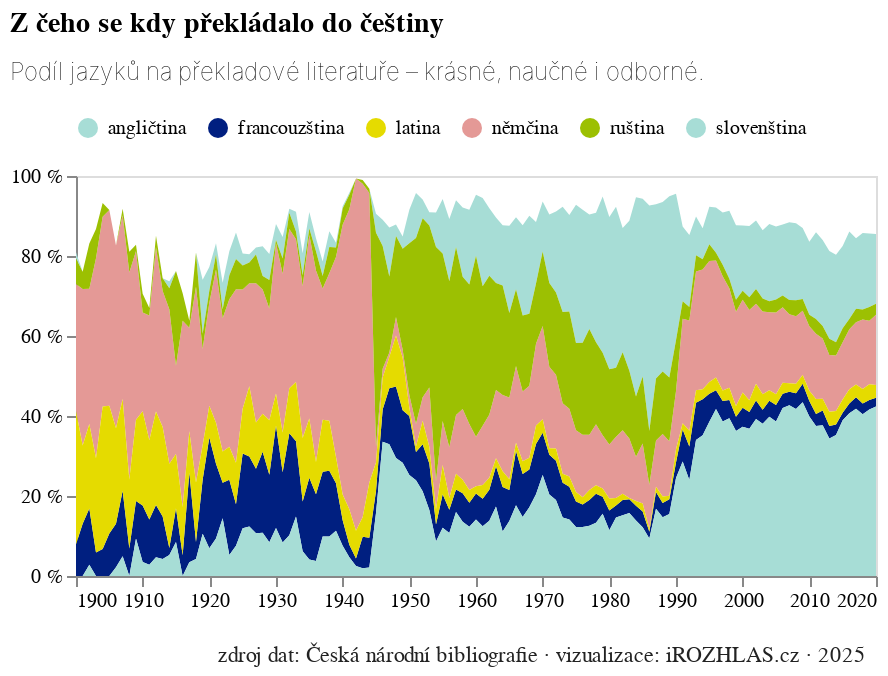

The cell this chart's notebook holds for it:
### Code cell
podily = alt.Chart(preklady_po_jazycich.to_pandas(), title={'text': titulek, 'subtitle': podtitulek}).mark_area().encode(
    alt.X("rok:T", title=None),
    alt.Y('podíl:Q', axis=alt.Axis(labelExpr="datum.label * 100 + ' %'", orient='left'), title=None),
    alt.Color("jazyk:N", 
              scale=alt.Scale(range=['#a7ddd6','#001f80','#e5db00','#e49996','#9cc002']), 
              title=None, legend=alt.Legend(direction='horizontal',orient='none',  legendY=-30)),
    alt.Order('jazyk:N', sort='ascending')
).properties(width=400, height=200)

credits = alt.Chart({"values": [{"text": kredit}]}) \
.mark_text(
    dx=33,  # Adjust horizontal position (negative moves left)
    dy=140,  # Adjust vertical position (negative moves up)
    fontSize=11,
    font='Asap',
    color='#222'
).encode(
    text='text:N',
#    x=alt.value(400),  # Position from right edge
)

final_chart = (podily + credits)

final_chart.configure_axis(
    grid=False
)

### Figure 1 — Vega-Lite specification as saved in the notebook (floating-point values rounded to 4 significant figures; data arrays with more than 128 entries replaced by an {"elided": "..."} marker saying what was removed)
{"config": {"title": {"font": "Noticia Text", "fontSize": 14, "anchor": "start", "fontWeight": "bolder", "subtitleFont": "Noticia Text", "subtitleFontSize": 12, "subtitleFontWeight": "lighter", "subtitlePadding": 12, "dy": -12}, "axis": {"labelFont": "Asap", "titleFont": "Asap", "fontWeight": "lighter", "titleFontWeight": "lighter", "labelFontSize": 10, "titleFontSize": 10, "labelPadding": 2, "titlePadding": 10, "grid": false}, "legend": {"labelFont": "Asap", "labelFontWeight": "normal", "titleFont": "Asap", "titleFontWeight": "normal", "labelFontSize": 10, "titleFontSize": 10}}, "layer": [{"data": {"name": "data-5764750c64ee4ec0207ab54d200bdbe7"}, "mark": {"type": "area"}, "encoding": {"color": {"field": "jazyk", "legend": {"direction": "horizontal", "legendY": -30, "orient": "none"}, "scale": {"range": ["#a7ddd6", "#001f80", "#e5db00", "#e49996", "#9cc002"]}, "title": null, "type": "nominal"}, "order": {"field": "jazyk", "sort": "ascending", "type": "nominal"}, "x": {"field": "rok", "title": null, "type": "temporal"}, "y": {"axis": {"labelExpr": "datum.label * 100 + ' %'", "orient": "left"}, "field": "podíl", "title": null, "type": "quantitative"}}, "title": {"text": "Z čeho se kdy překládalo do češtiny", "subtitle": ["Podíl jazyků na překladové literatuře – krásné, naučné i odborné."]}}, {"data": {"name": "data-a3f8095f7e7dc7f5f7fef984c8960ef9"}, "mark": {"type": "text", "color": "#222", "dx": 33, "dy": 140, "font": "Asap", "fontSize": 11}, "encoding": {"text": {"field": "text", "type": "nominal"}}}], "height": 200, "width": 400, "$schema": "https://vega.github.io/schema/vega-lite/v5.8.0.json", "datasets": {"data-5764750c64ee4ec0207ab54d200bdbe7": {"elided": "696 records"}, "data-a3f8095f7e7dc7f5f7fef984c8960ef9": [{"text": "zdroj dat: Česká národní bibliografie · vizualizace: iROZHLAS.cz · 2025"}]}}
